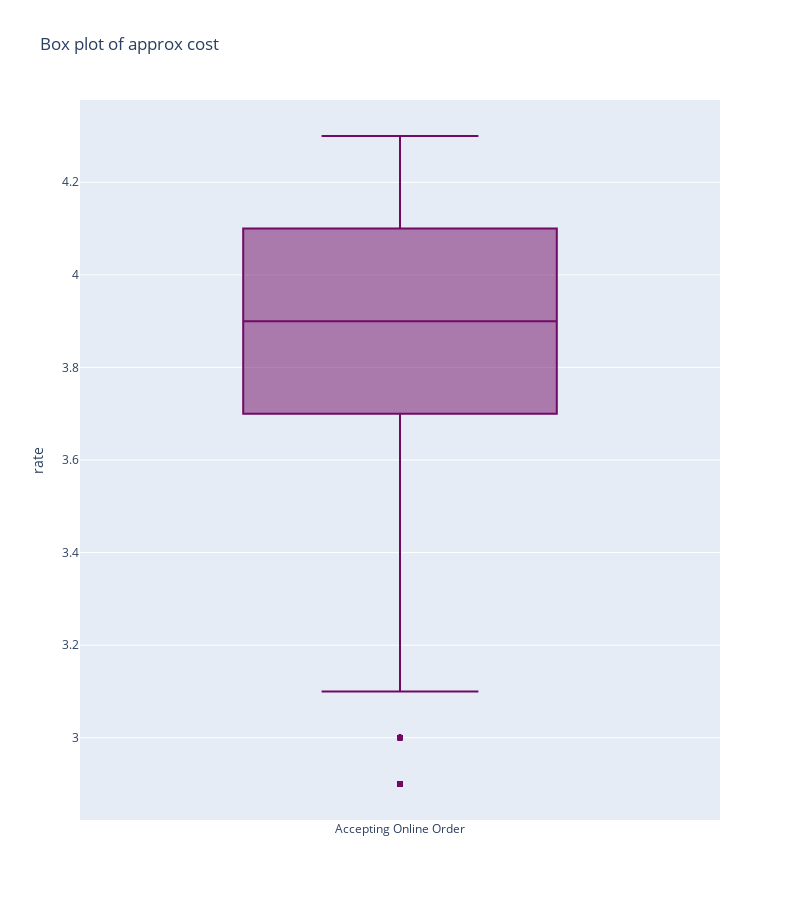

Notebook source saved alongside this figure:
### Code cell
trace0 = go.Box(y=df['rate'],name="Accepting Online Order",marker=dict(color='rgb(113,10,100)',))
data=[trace0]
layout=go.Layout(title="Box plot of approx cost",width=800,height=900,yaxis=dict(title="rate"))
fig=go.Figure(data=data,layout=layout)
fig

### Figure 1 — Plotly figure (JSON) as saved in the notebook; plotly's stock layout.template omitted (floating-point values rounded to 4 significant figures; data arrays with more than 128 entries replaced by an {"elided": "..."} marker saying what was removed)
{"data": [{"marker": {"color": "rgb(113,10,100)"}, "name": "Accepting Online Order", "type": "box", "y": {"elided": "2118 float values"}}], "layout": {"height": 900, "title": {"text": "Box plot of approx cost"}, "width": 800, "yaxis": {"title": {"text": "rate"}}}}
